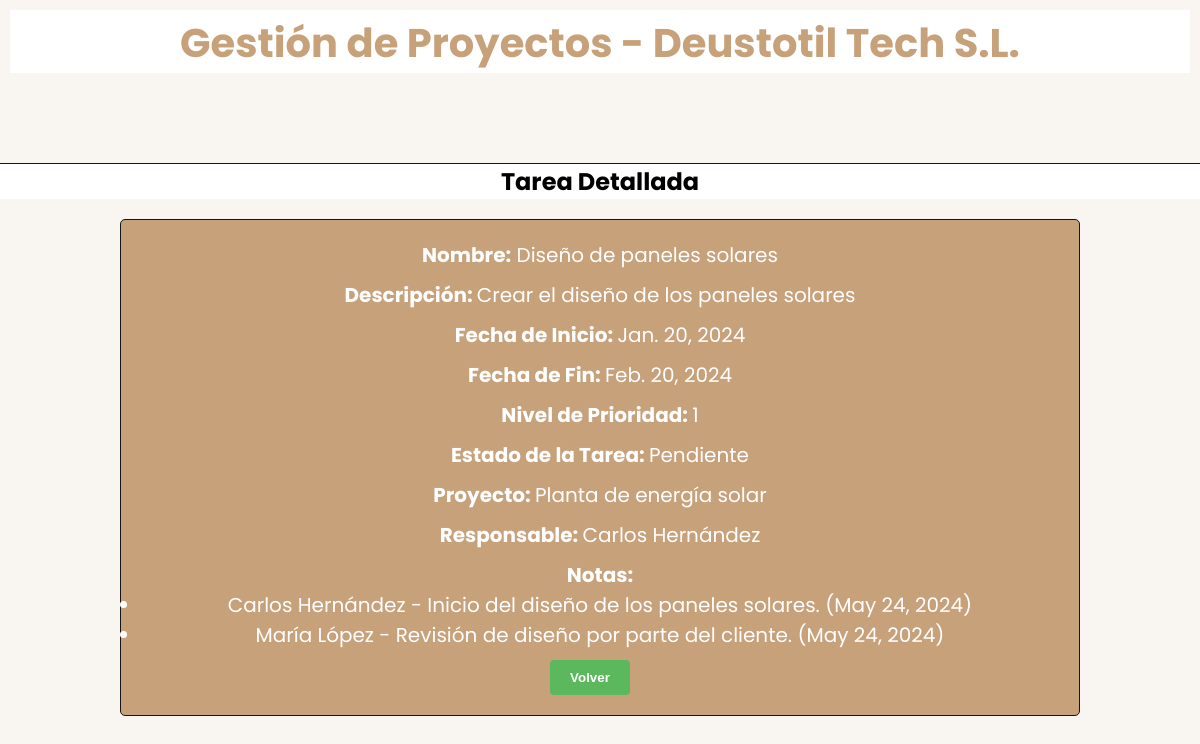
/DjangoGePrApp/detTarea/1/, run on the app's committed database.
### DjangoGePrApp/models.py (models this page shows, shortened)
class Tarea(models.Model):
    nombre = models.CharField(max_length=100)
    descripcion = models.TextField()
    fecha_inicio = models.DateField()
    fecha_fin = models.DateField()
    nivel_prioridad = models.IntegerField(validators=[MinValueValidator(1), MaxValueValidator(3)])
    estado = models.CharField(max_length=50)
    proyecto = models.ForeignKey(Proyecto, on_delete=models.CASCADE, related_name='tareas')
    responsable = models.ForeignKey(Empleado, on_delete=models.SET_NULL, null=True, related_name='tareas_responsables')

class Proyecto(models.Model):
    nombre = models.CharField(max_length=100)
    descripcion = models.TextField()
    fecha_inicio = models.DateField()
    fecha_fin = models.DateField()
    presupuesto = models.DecimalField(max_digits=10, decimal_places=2)
    cliente = models.ForeignKey(Cliente, on_delete=models.CASCADE, related_name='proyectos')
    def __str__(self):
        return self.nombre

class Empleado(models.Model):
    dni = models.CharField(max_length=20, unique=True)
    nombre = models.CharField(max_length=100)
    apellido = models.CharField(max_length=100)
    email = models.EmailField()
    telefono = models.CharField(max_length=20)
    responsable = models.BooleanField(default=False)
    def __str__(self):
        return f'{self.nombre} {self.apellido}'

class Nota(models.Model):
    contenido = models.TextField()
    autor = models.ForeignKey(Empleado, on_delete=models.CASCADE, related_name='notas')
    fecha = models.DateField(auto_now_add=True)
    tarea = models.ForeignKey(Tarea, on_delete=models.CASCADE, related_name='notas')

### DjangoGePrApp/views.py (the view)
# urls.py: path('detTarea/<int:tarea_id>/', views.detTarea, name='detTarea'),
def detTarea(request, tarea_id):
    tarea = Tarea.objects.get(pk=tarea_id)
    notas = Nota.objects.filter(tarea=tarea)
    context = {'titulo_pagina' : 'Tarea Detallada', 'tar' : tarea, 'notas' : notas}
    return render(request, 'detTarea.html', context)

### DjangoGePrApp/templates/detTarea.html (shortened to what this page needs)
{% extends "header.html" %}
{% block contenido %}
<div class="formulario">
  <div>
    <strong>Nombre:</strong> {{ tar.nombre }}
  </div>
  <div>
    <strong>Descripción: </strong> {{ tar.descripcion }}
  </div>
  <div>
    <strong>Fecha de Inicio: </strong> {{ tar.fecha_inicio }}
  </div>
  <div>
    <strong>Fecha de Fin: </strong> {{ tar.fecha_fin }}
  </div>
  <div>
    <strong>Nivel de Prioridad: </strong> {{ tar.nivel_prioridad }}
  </div>
  <div>
    <strong>Estado de la Tarea: </strong> {{ tar.estado }}
  </div>
  <div>
    <strong>Proyecto: </strong> {{ tar.proyecto }}
  </div>
  <div>
    <strong>Responsable: </strong> {{ tar.responsable }}
  </div>
  <div>
    <strong>Notas: </strong>
    <ul>
      {% for nota in notas %}
        <li>
          {{ nota.autor }} - {{ nota.contenido }}  ({{ nota.fecha }})
        </li>
      {% empty %}
        <li>No hay notas para esta tarea.</li>
      {% endfor %}
    </ul>
  </div>
  <button class="nav" type="submit"><a href="{% url 'listados' %}">Volver</a></button>
</div>
{% endblock %}

### static/style.css (style rules this page uses)
:root { --primary-color: #c7a17a; --background-color: #f9f5f0; --dark-color: #151515; --accent-color: #efa162; --form-background: #5cb85c; --form-hover: #4cae4c; --btn-blue: rgb(0, 162, 255); --btn-yellow: rgb(226, 226, 84); --btn-red: rgb(241, 64, 64); }
body, html { height: 100%; font-family: 'Poppins', sans-serif; font-size: 62.5%; box-sizing: border-box; margin: 0; padding: 0; background-color: var(--background-color); }
* { margin: 0; padding: 0; box-sizing: border-box; }
a { text-decoration: none; }
input, button { outline: none; border: none; }
.nav { background-color: var(--background-color); padding: 10px; display: inline-block; margin-right: 20px; font-weight: bold; border: none; cursor: pointer; }
.nav a { color: var(--primary-color); font-weight: bold; }
.formulario, .detallesProyecto, .detallesTarea, .detallesEmpleado, .detallesCliente { margin: 20px auto; padding: 20px; border: 1px solid var(--dark-color); background-color: var(--primary-color); border-radius: 5px; width: 80%; text-align: center; color: white; font-size: 2rem; }
.formulario div, .detallesProyecto div, .detallesTarea div, .detallesEmpleado div, .detallesCliente div { margin-bottom: 10px; }
button[type="submit"] { background-color: var(--form-background); color: white; padding: 1rem 2rem; border-radius: 4px; cursor: pointer; }
button[type="submit"] a { color: white; cursor: pointer; }

### data on the page
Tarea: nombre "Diseño de paneles solares", descripcion "Crear el diseño de los paneles solares", fecha_inicio "Jan. 20, 2024", fecha_fin "Feb. 20, 2024", nivel_prioridad "1", estado "Pendiente", proyecto "Planta de energía solar", responsable "Carlos Hernández"
Nota: autor "Carlos Hernández", contenido "Inicio del diseño de los paneles solares.", fecha "May 24, 2024"
Nota: autor "María López", contenido "Revisión de diseño por parte del cliente.", fecha "May 24, 2024"

### other printed values
{{ titulo_pagina }} "Tarea Detallada"
